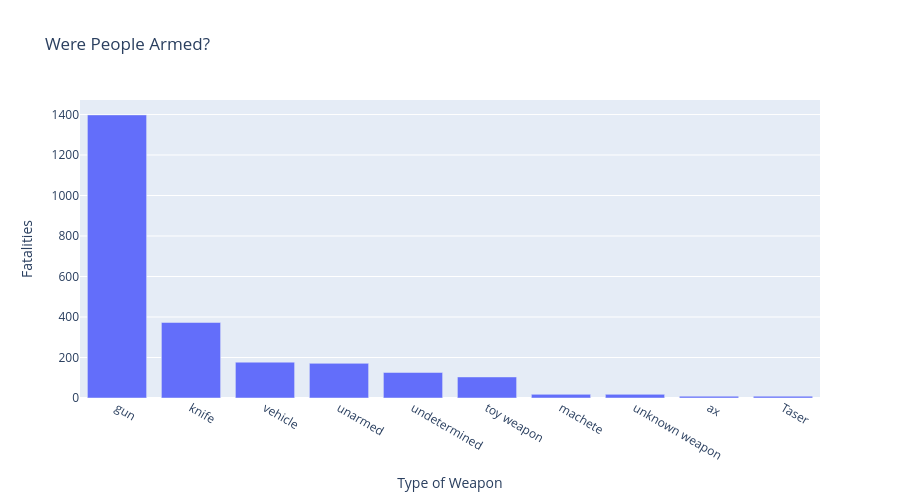

The cell this chart's notebook holds for it:
### Code cell
armed_fatality_bar = px.bar(top_10_armed, x='armed', y='count', height=500, title='Were People Armed?')
armed_fatality_bar.update_layout(xaxis_title='Type of Weapon', yaxis_title='Fatalities')
armed_fatality_bar.show()

### Figure 1 — Plotly figure (JSON) as saved in the notebook; plotly's stock layout.template omitted (floating-point values rounded to 4 significant figures)
{"data": [{"hovertemplate": "armed=%{x}<br>count=%{y}<extra></extra>", "legendgroup": "", "marker": {"color": "#636efa", "pattern": {"shape": ""}}, "name": "", "orientation": "v", "showlegend": false, "textposition": "auto", "type": "bar", "x": ["gun", "knife", "vehicle", "unarmed", "undetermined", "toy weapon", "machete", "unknown weapon", "ax", "Taser"], "xaxis": "x", "y": [1398, 373, 177, 171, 126, 104, 18, 18, 9, 9], "yaxis": "y"}], "layout": {"barmode": "relative", "height": 500, "legend": {"tracegroupgap": 0}, "title": {"text": "Were People Armed?"}, "xaxis": {"anchor": "y", "domain": [0, 1], "title": {"text": "Type of Weapon"}}, "yaxis": {"anchor": "x", "domain": [0, 1], "title": {"text": "Fatalities"}}}}
